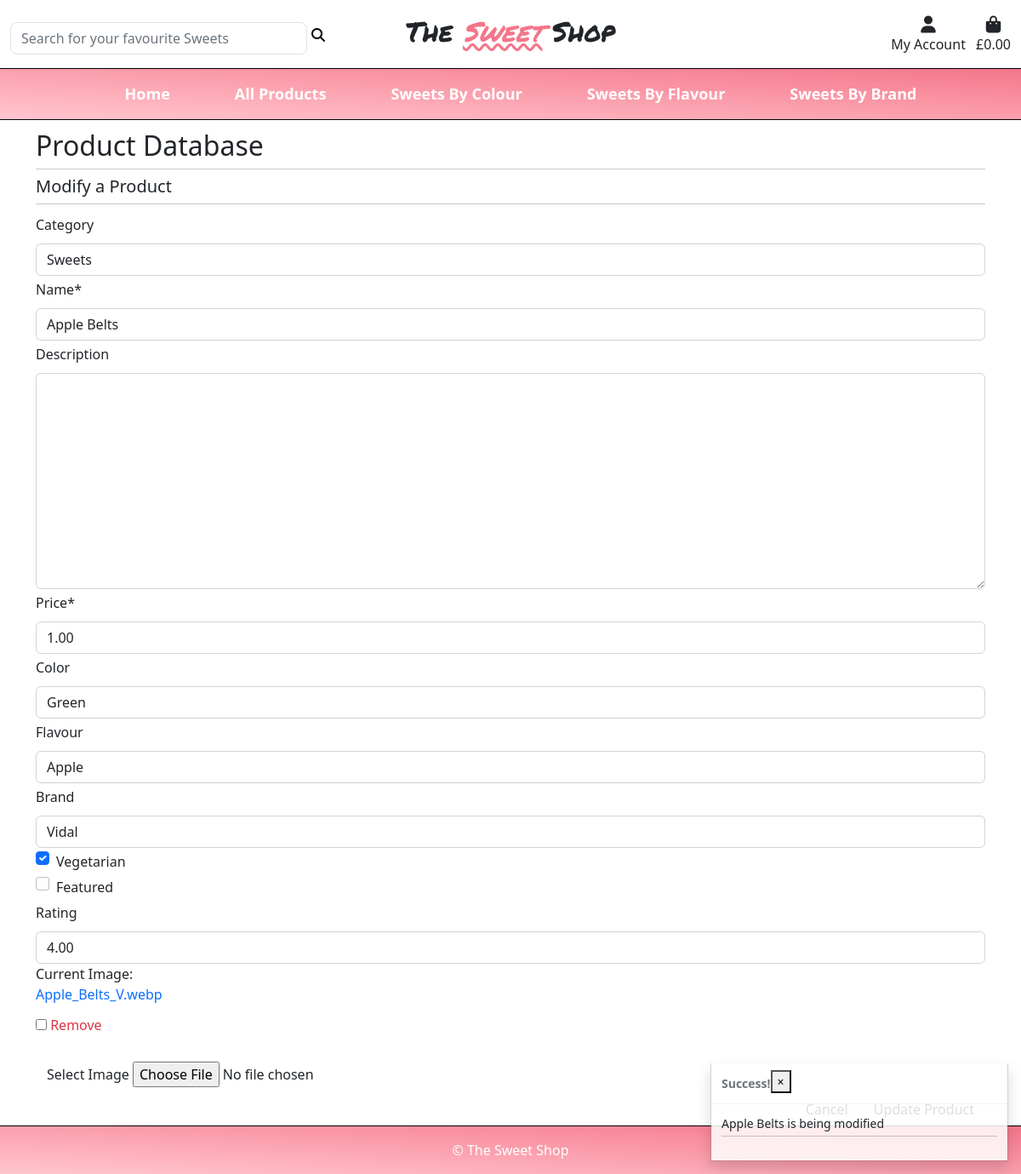
Page /products/modify/5/ (signed in) on the committed database.
### products/models.py (models this page shows, shortened)
class Product(models.Model):
    category = models.ForeignKey(
        'Category', null=True, blank=True, on_delete=models.SET_NULL)
    name = models.CharField(max_length=254)
    description = models.TextField(null=True, blank=True)
    price = models.DecimalField(max_digits=6, decimal_places=2)
    color = models.CharField(max_length=254, null=True, blank=True)
    flavour = models.CharField(max_length=254, null=True, blank=True)
    brand = models.CharField(max_length=254, null=True, blank=True)
    vegetarian = models.BooleanField()
    featured = models.BooleanField(default=False)
    rating = models.DecimalField(
        max_digits=6, decimal_places=2, null=True, blank=True)
    image = models.ImageField(null=True, blank=True)

### products/views.py (the view)
@login_required()
def modify_product(request, product_id):
    if not request.user.is_superuser:
        messages.error(
            request, 'Sorry, this function is only \
                available to admins and superusers')
        return redirect(reverse('home'))
    product = get_object_or_404(Product, pk=product_id)
    if request.method == 'POST':
        edit_product = ModifyProductsForm(
            request.POST, request.FILES, instance=product)
        if edit_product.is_valid():
            edit_product.save()
            messages.success(request, 'Product has been Updated')
            return redirect(reverse('product_detail', args=[product.id]))
        else:
            messages.error(request,
                           'Product could not be modified, Please ensure the \
                           form is correct and there are no missing fields')
    else:
        edit_product = ModifyProductsForm(instance=product)
        messages.info(request, f'{product.name} is being modified')
    template = 'products/modify_product.html'
    context = {
        'edit_product': edit_product,
        'product': product,
    }
    return render(request, template, context)

### products/forms.py
class ModifyProductsForm(forms.ModelForm):
    class Meta:
        model = Product
        fields = '__all__'
    image = forms.ImageField(
        label='Image', required=False, widget=CustomClearableFileInput)
    def __init__(self, *args, **kwargs):
        super().__init__(*args, **kwargs)
        categories = Category.objects.all()
        friendly_names = [(c.id, c.get_friendly_name()) for c in categories]
        self.fields['category'].choices = friendly_names
        for field_name, field in self.fields.items():
            field.widget.attrs['class'] = 'border-black'

### products/models.py (called while the page is built)
    def get_friendly_name(self):
        return self.friendly_name

### shopping_bag/contexts.py (called while the page is built, shortened)
def shopping_bag_contents(request):
    shopping_bag_items = []
    total = 0
    product_count = 0
    shopping_bag = request.session.get('shopping_bag', {})
    grand_total = total
    context = {
        'shopping_bag_items': shopping_bag_items,
        'total': total,
        'product_count': product_count,
        'grand_total': grand_total,
    }
    return context

### products/templates/products/modify_product.html (shortened to what this page needs)
{% extends "base.html" %}
{% load static %}
{% block content %}
    <div class="container push-down">
        <div class="row">
            <div class="col">
                <h2 class="page-title">Product Database</h2>
                <hr>
                <h5>Modify a Product</h5>
                <hr>
            </div>
        </div>
        <div class="row">
            <div class="col-12">
                <form method="POST" action="{% url 'modify_product' product.id %}" class="form" enctype="multipart/form-data">
                    {% for field in edit_product %}
                        {% if field.name != 'image' %}
                            {{ field | as_crispy_field }}
                        {% else %}
                            {{ field }}
                        {% endif %}
                    {% endfor %}
                    <div class="text-end">
                        <a href="{% url 'products' %}" class="btn">Cancel</a>
                        <button class="btn" type="submit">Update Product</button>
                    </div>
                </form>
            </div>
        </div>
    </div>
{% endblock %}

### products/templates/products/custom_widget_templates/custom_clearable_file_input.html (shortened to what this page needs)
{% if widget.is_initial %}
    <p>{{ widget.initial_text }}:</p>
    <a href="{{ widget.value.url }}">
        {{ widget.value }}
    </a>
    {% if not widget.required %}
    <div class="custom-control custom-checkbox mt-2">
        <input class="custom-control-input" type="checkbox" name="{{ widget.checkbox_name }}" id="{{ widget.checkbox_id }}">
        <label class="custom-control-label text-danger" for="{{ widget.checkbox_id }}">{{ widget.clear_checkbox_label }}</label>
    </div>
    {% endif %}<br>
{% endif %}
<span class="btn">
    Select Image <input id="new-image" type="{{ widget.type }}" name="{{ widget.name }}"{% include "django/forms/widgets/attrs.html" %}>
</span>

### static/css/base.css (style rules this page uses)
body { min-height: 100vh; display: flex; flex-direction: column; }
label { margin-top: 4px; }
hr { margin: 8px 0; }
p { margin-bottom: 0; }
.form-control { margin-top: 10px; }
.page-title { margin-top: 12px; }
.push-down { margin-top: 140px; }

### rows in the picture
Product: category "Sweets" "Apple Belts" "1.00" "Green" "Apple" "Vidal" "☑" "4.00", value "Apple_Belts_V.webp"

### other values in the picture
{{ message }} "Apple Belts is being modified"
{{ widget.initial_text }} "Current Image"
{{ widget.clear_checkbox_label }} "Remove"
